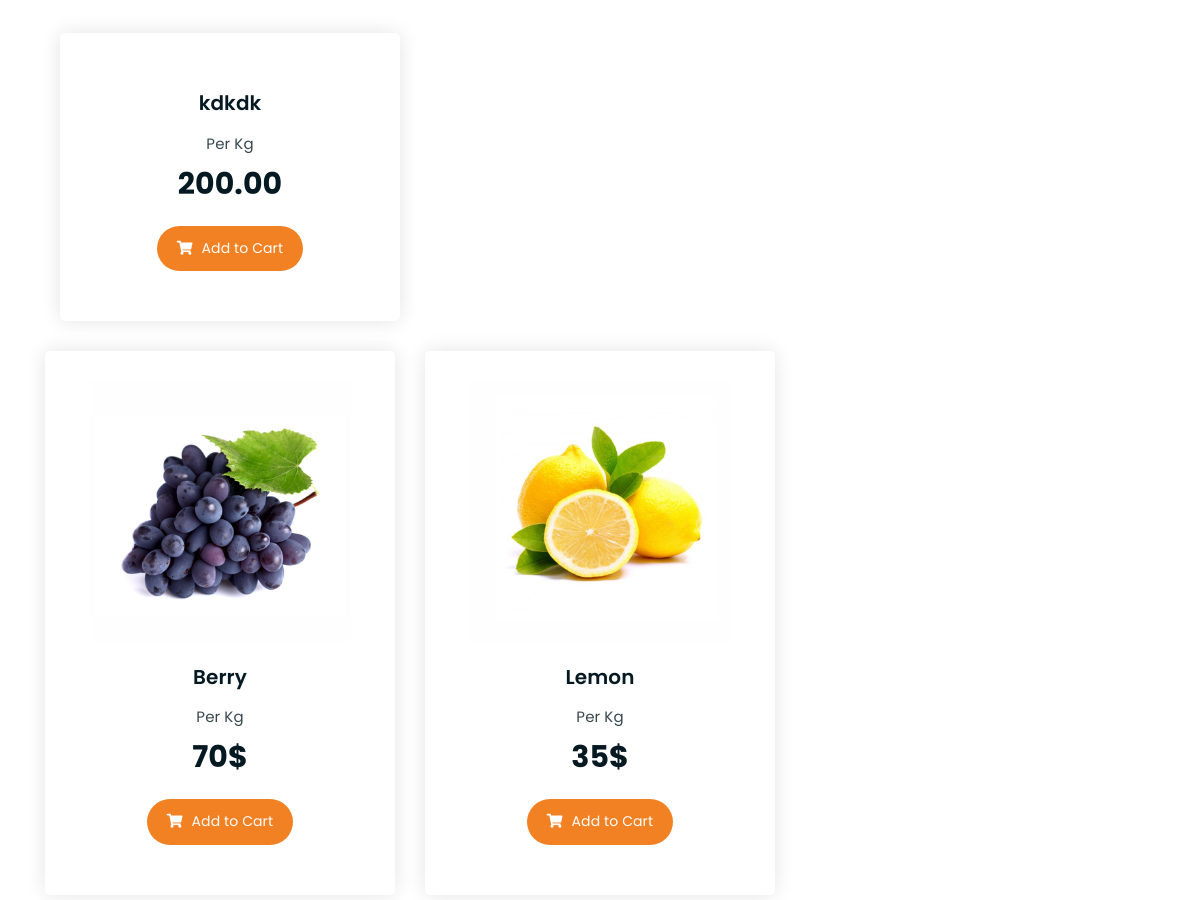
Before: / (middle part) with the older database file.
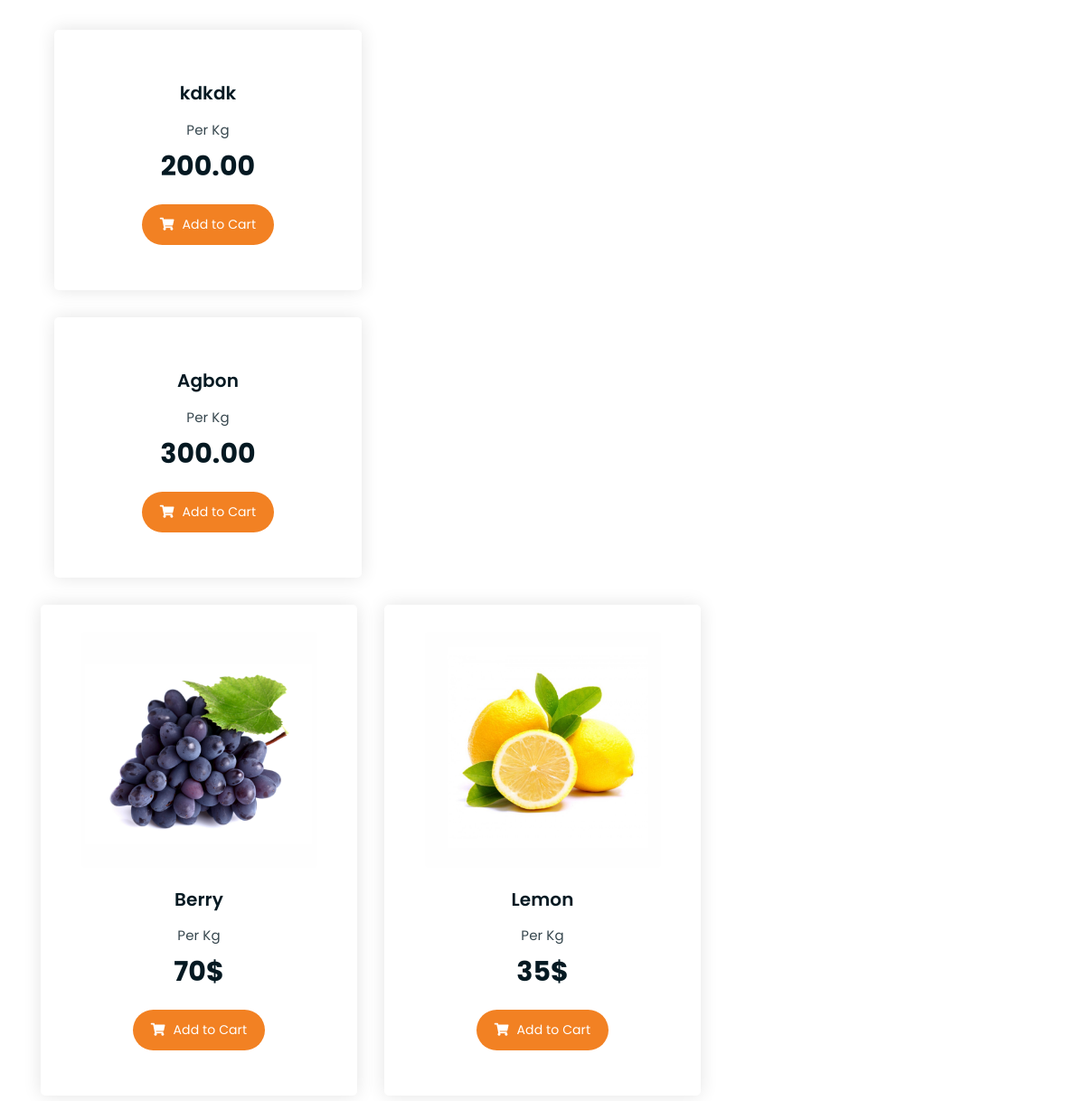
After: the same page with the newer database file.
### farm_app/models.py (models this page shows, shortened)
class Product(models.Model):
    title = models.CharField(max_length=100)
    user = models.ForeignKey(User, on_delete=models.SET_NULL, null=True)
    category = models.ForeignKey(Category, on_delete=models.SET_NULL, null=True)
    image = models.ImageField(upload_to=user_directory_path,default='product.jpg')
    description = models.TextField(null=True, blank=True)
    farmer = models.ForeignKey(Farmer, on_delete=models.SET_NULL, null=True)
    description = models.TextField(default="Enter your farm produce description")
    price = models.DecimalField(max_digits=8888888, decimal_places=2, default='200.00')
    old_price = models.DecimalField(max_digits=888888888888, decimal_places=2, default='400.00')
    specification = models.TextField(null=True, blank=True)
    product_status = models.CharField(choices=STATUS, max_length=10, default='In Review')
    status = models.BooleanField(default=True)
    in_stock = models.BooleanField(default=True)
    featured = models.BooleanField(default=False)
    digital = models.BooleanField(default=False)
    date = models.DateTimeField(auto_now_add=True)
    updated = models.DateTimeField(null=True, blank=True)
    class Meta:
        verbose_name_plural = "Products"

### farm_app/views.py (the view)
# urls.py: path('', views.home, name = 'home'),
def home(request):
    products = Product.objects.all()
    return render(request, 'apps/home.html', {'products':products})

### farm_app/templates/apps/home.html (shortened to what this page needs)
{% extends 'blogs/base.html' %}
{% block content %}
{% load static %}
	<div class="product-section mt-150 mb-150">
		<div class="container">
			<div class="row">
				<div class="col-lg-8 offset-lg-2 text-center">
				</div>
			</div>
            {% if products %}
            {% for product in products %}
            <div class="col-lg-4 col-md-6 text-center">
                <div class="single-product-item">
                    <div class="product-image">
                    </div>
                    <h3>{{ product.title }}</h3>
                    <p class="product-price"><span>Per Kg</span> {{ product.price }} </p>
                    <a href="cart.html" class="cart-btn"><i class="fas fa-shopping-cart"></i> Add to Cart</a>
                </div>
            </div>
            {% endfor %}
            {% endif %}
			<div class="row">
				<div class="col-lg-4 col-md-6 text-center">
					<div class="single-product-item">
						<div class="product-image">
							<a href="single-product.html"><img src="{% static '/img/products/product-img-2.jpg' %}" alt=""></a>
						</div>
						<h3>Berry</h3>
						<p class="product-price"><span>Per Kg</span> 70$ </p>
						<a href="cart.html" class="cart-btn"><i class="fas fa-shopping-cart"></i> Add to Cart</a>
					</div>
				</div>
				<div class="col-lg-4 col-md-6 offset-md-3 offset-lg-0 text-center">
					<div class="single-product-item">
						<div class="product-image">
							<a href="single-product.html"><img src="{% static '/img/products/product-img-3.jpg' %}" alt=""></a>
						</div>
						<h3>Lemon</h3>
						<p class="product-price"><span>Per Kg</span> 35$ </p>
						<a href="cart.html" class="cart-btn"><i class="fas fa-shopping-cart"></i> Add to Cart</a>
					</div>
				</div>
			</div>
		</div>
	</div>
{% endblock %}

### farm_project/templates/blogs/base.html (shortened to what this page needs)
{% load static %}
<!doctype html>
<html lang="en">
  <head>
    <link rel="stylesheet" href="https://cdn.jsdelivr.net/npm/bootstrap@4.6.2/dist/css/bootstrap.min.css">
  </head>
  <body>
        {% include 'blogs/header.html' %}
        {% block content %} {% endblock %}
        {% include 'blogs/footer.html' %}
  </body>
</html>

### farm_project/templates/blogs/header.html (shortened to what this page needs)
{% load static %}
<!DOCTYPE html>
<html lang="en">
<head>
	<link rel="stylesheet" href="{% static '/css/all.min.css' %}">
	<link rel="stylesheet" href="{% static '/bootstrap/css/bootstrap.min.css' %}">
	<link rel="stylesheet" href="{% static '/css/owl.carousel.css' %}">
	<link rel="stylesheet" href="{% static '/css/magnific-popup.css' %}">
	<link rel="stylesheet" href="{% static '/css/animate.css' %}">
	<link rel="stylesheet" href="{% static '/css/meanmenu.min.css' %}">
	<link rel="stylesheet" href="{% static '/css/main.cs' %}s">
	<link rel="stylesheet" href="{% static '/css/responsive.css' %}">
</head>
<body>

### farm_project/templates/blogs/footer.html (shortened to what this page needs)
    {% load static %}
</body>
</html>

### static/css/main.css (style rules this page uses)
html { font-size: 14px; font-weight: 400; line-height: 28px; height: 100%; }
body { font-family: "Open Sans", sans-serif; font-weight: 400; font-size: 1rem; letter-spacing: 0.1px; line-height: 1.8; color: #051922; overflow-x: hidden; }
body img { max-width: 100%; }
a { cursor: pointer; text-decoration: none; -webkit-transition: all 0.2s ease-in-out; -o-transition: all 0.2s ease-in-out; transition: all 0.2s ease-in-out; }
h1, .h1, h2, .h2, h3, .h3, h4, .h4, h5, .h5, h6, .h6 { font-family: "Poppins", sans-serif; font-weight: 700; margin: 0 0 1.25rem 0; color: #051922; }
h3, .h3 { font-size: 2rem; font-weight: 700; line-height: 2.25rem; }
p { font-family: "Open Sans", sans-serif; font-weight: 400; font-size: 1rem; letter-spacing: 0.1px; line-height: 1.8; color: #051922; margin: 0 0 1.25rem 0; }
.mt-150 { margin-top: 150px; }
.mb-150 { margin-bottom: 150px; }
a.boxed-btn, a.bordered-btn, a.cart-btn { border-radius: 50px; }
.product-image img { -webkit-transition: 0.3s; -o-transition: 0.3s; transition: 0.3s; }
a.cart-btn { -webkit-transition: 0.3s; -o-transition: 0.3s; transition: 0.3s; }
.single-product-item { -webkit-transition: 0.3s; -o-transition: 0.3s; transition: 0.3s; }
html, body { height: 100%; }
.single-product-item { margin-bottom: 30px; }
.product-image { padding: 30px; padding-bottom: 0; }
.product-image img { width: 90%; border-radius: 5px; margin-bottom: 20px; }
.single-product-item h3 { font-size: 20px; font-weight: 600; margin-bottom: 10px; }
p.product-price { font-family: 'Poppins', sans-serif; font-size: 30px; font-weight: 700; margin-bottom: 15px; }
p.product-price span { display: block; opacity: 0.8; font-size: 15px; font-weight: 400; }
a.cart-btn { font-family: 'Poppins', sans-serif; display: inline-block; background-color: #F28123; color: #fff; padding: 10px 20px; }
a.cart-btn i { margin-right: 5px; }
.single-product-item { -webkit-box-shadow: 0 0 20px #e4e4e4; box-shadow: 0 0 20px #e4e4e4; padding-bottom: 50px; border-radius: 5px; }

Changed rows visible on the page:
added Product: title "Agbon", price "300.00"
